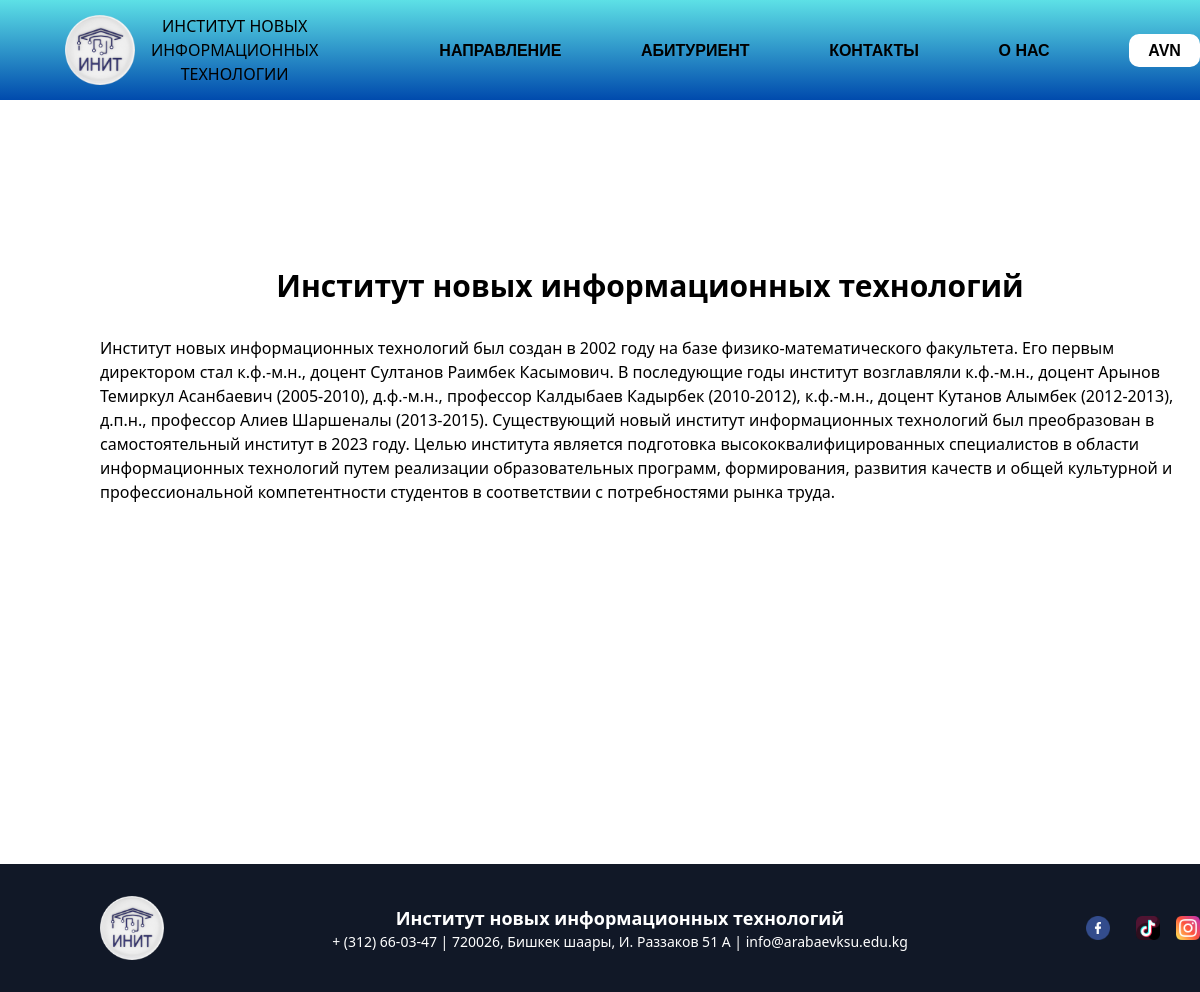
The app's page /about_us/ with its own data.
### home/models.py (models this page shows, shortened)
class AboutUs(models.Model):
    title = models.CharField(max_length=150, null=True, blank=True, verbose_name="О нас")
    text = RichTextField(null=True, blank=True, verbose_name="Текст")
    class Meta:
        verbose_name = "О нас"
        verbose_name_plural = "О нас"

### home/views.py (the view)
# urls.py: path('about_us/', AboutUsView.as_view(), name='about_us'),
class AboutUsView(TemplateView):
    template_name = 'o_nas.html'  # Указываем шаблон
    def get_context_data(self, **kwargs):
        context = super().get_context_data(**kwargs)
        context['about_info'] = AboutUs.objects.all()  # Получаем все объекты из модели AboutUs
        return context

### templates/o_nas.html (shortened to what this page needs)
<!DOCTYPE html>
{% load static %}
<html lang="en">
<head>
    <link href="https://cdn.jsdelivr.net/npm/tailwindcss@2.2.19/dist/tailwind.min.css" rel="stylesheet">
    <link rel="stylesheet" href="{% static 'css/style.css' %}">
</head>
<body>
    <div class="body">
        <header class="header">
            <div class="container">
                <ul class="menu">
                    <a href="{% url 'kafedra_list' %}">
                        <img class="logo" src="{% static 'image/init_logo.png' %}" alt="" id="init_logo">
                    </a>
                    <li class="text_init">ИНСТИТУТ НОВЫХ ИНФОРМАЦИОННЫХ ТЕХНОЛОГИИ</li>
                    <li class="dropdown">
                        <a href="{% url 'kafedra_list' %}" class="dropdown-toggle">НАПРАВЛЕНИЕ
                        </a>
                    </li>
                    <li><a href="{% url 'enrolee_list' %}">АБИТУРИЕНТ</a></li>
                    <li><a href="{% url 'contacts' %}">КОНТАКТЫ </a></li>
                    <li><a href="{% url 'about_us' %}"> О НАС</a></li>
                    <li class="avn"><a href="https://avn.arabaev.kg/">AVN</a></li>
                </ul>
            </div>
        </header>
       <br><br><br><br><br><br><br>
        <div class="container mx-auto my-8">
            <div class="text-center mb-8">
                {% for about in about_info %}
                <p class="text-3xl font-bold">{{ about.title}}</p>
            </div>
            <div class="services">
                <div class="col-md-6 mx-auto">
                    <p>{{ about.text | safe }}</p>
                    {% endfor %}
                </div>
            </div>
        </div>
      <br><br><br><br><br><br><br><br><br><br><br><br><br><br><br>
        <footer class="bg-gray-900 text-white py-8">
            <div class="container mx-auto flex justify-between items-center">
                <img src="{% static 'image/init_logo.png' %}" alt="Логотип" class="w-16 h-16">
                <div class="info text-center">
                    <p class="text-lg font-semibold">Институт новых информационных технологий</p>
                    <p class="text-sm">+ (312) 66-03-47 | 720026, Бишкек шаары, И. Раззаков 51 А |
                        info@arabaevksu.edu.kg
                    </p>
                </div>
                <div class="social-links flex space-x-4">
                    <a href="#" class="block text-white hover:text-gray-400"><img
                            src="{% static 'image/facebook.png' %}" alt="Facebook" class="w-6 h-6"></a>
                    <a href="#" class="block text-white hover:text-gray-400"><img src="{% static 'image/tik-tok.png' %}"
                            alt="TikTok" class="w-6 h-6"></a>
                    <a href="#" class="block text-white hover:text-gray-400"><img
                            src="{% static 'image/instagram.png' %}" alt="Instagram" class="w-6 h-6"></a>
                </div>
            </div>
        </footer>
</body>
</html>

### static/css/style.css (style rules this page uses)
body { margin: 0; padding: 0; }
.body { position: relative; width: 100%; height: auto; position: absolute; top: 50%; left: 50%; transform: translate(-50%, -50%); max-width: 100%; max-height: 100%; }
.header { background: linear-gradient(#5de0e6,#004aad); width: 100%; }
.container { max-width: 1200px; margin: 0px; padding-left: 100px; }
.menu { margin: 0px; display: flex; width: 100%; height: 100px; align-items: center; position: relative; list-style: none; justify-content: space-between; }
.text_init { width: 250px; text-align: center; margin-left: -70px; }
.menu li a { color: black; font-weight: 600; font-family:'Gill Sans', 'Gill Sans MT', Calibri, 'Trebuchet MS', sans-serif; list-style: none; text-decoration: none; }
.logo { width: 70px; position: absolute; top: 15px; transform: translate(-50%); }
.avn a { background: white; padding: 8px 19px; border-radius: 10px; }
.social-links a { margin: 0 10px; }

### records on screen
AboutUs: title "Институт новых информационных технологий", text "Институт новых информационных технологий был создан в 2002 году на базе физико-математического факультета. Его первым директором стал к.ф.-м.н., доцент Султанов Раимбек Касымович. В последующие годы институт возглавляли к.ф.-м.н., доцент Арынов Темиркул Асанбаевич (2005-2010), д.ф.-м.н., профессор Калдыбаев Кадырбек (2010-2012), к.ф.-м.н., доцент Кутанов Алымбек (2012-2013), д.п.н., профессор Алиев Шаршеналы (2013-2015). Существующий новый институт информационных технологий был преобразован в самостоятельный институт в 2023 году. Целью института является подготовка высококвалифицированных специалистов в области информационных технологий путем реализации образовательных программ,…"
